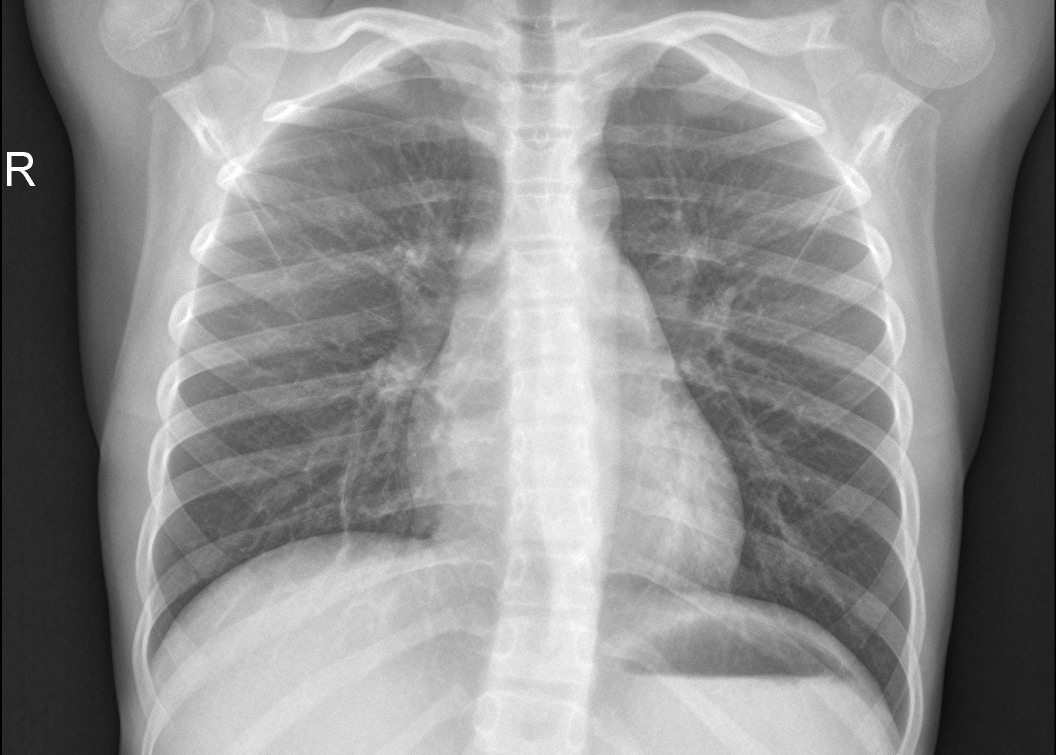
#> input picture chest_xray/test/NORMAL/IM-0003-0001.jpeg, 2111 x 1509 px (shown at 1/2 size)
$ python -i unet_segmentation.py   (imports and definitions only)   (older library calls are emulated)
#> lines starting #> are read from the running program, lines starting #| are printed output that depends on the picture; after the words box and inside, x2 and y2 are one past the last pixel; in counts of white or black regions, pixels touching at a corner belong together
#> further down, picture is the input picture: shape (1509, 2111, 3); min 0, max 255, mean 142.4
import os
import numpy as np
import tensorflow as tf
from tensorflow.keras.models import Model
from tensorflow.keras.layers import (
    Input, Conv2D, MaxPooling2D, UpSampling2D, Concatenate,
    BatchNormalization, Dropout, Activation
)
from tensorflow.keras.optimizers import Adam
from tensorflow.keras.callbacks import ModelCheckpoint, EarlyStopping, ReduceLROnPlateau
import cv2
import matplotlib.pyplot as plt
from sklearn.model_selection import train_test_split
import logging
from typing import Optional, Tuple, List, Dict, Any

# Import validation utilities
from validation_utils import (
    validate_input_shape, validate_learning_rate, validate_batch_size,
    validate_directory_exists, validate_image_file, safe_load_image,
    validate_model_save_path, ValidationError, FileValidationError,
    ModelValidationError, ImageValidationError, logger
)

class LungSegmentationUNet:
    # [345 lines left out: functions __init__, conv_block, encoder_block, decoder_block, build_unet, compile_model and 3 more, not called in this run]


class LungMaskGenerator:
    """Generate lung masks from chest X-rays using image processing techniques"""

    @staticmethod
    def create_lung_mask(image):
        """
        Create a basic lung mask using image processing techniques
        This is a simplified version - in practice, you'd want manually annotated masks
        """
        # Convert to grayscale if needed
        if len(image.shape) == 3:
            gray = cv2.cvtColor(image, cv2.COLOR_RGB2GRAY)
        else:
            gray = image.copy()

        # Normalize
        gray = cv2.normalize(gray, None, 0, 255, cv2.NORM_MINMAX, dtype=cv2.CV_8U)

        # Apply Gaussian blur
        blurred = cv2.GaussianBlur(gray, (5, 5), 0)

        # Threshold to create binary image
        _, thresh = cv2.threshold(blurred, 0, 255, cv2.THRESH_BINARY + cv2.THRESH_OTSU)
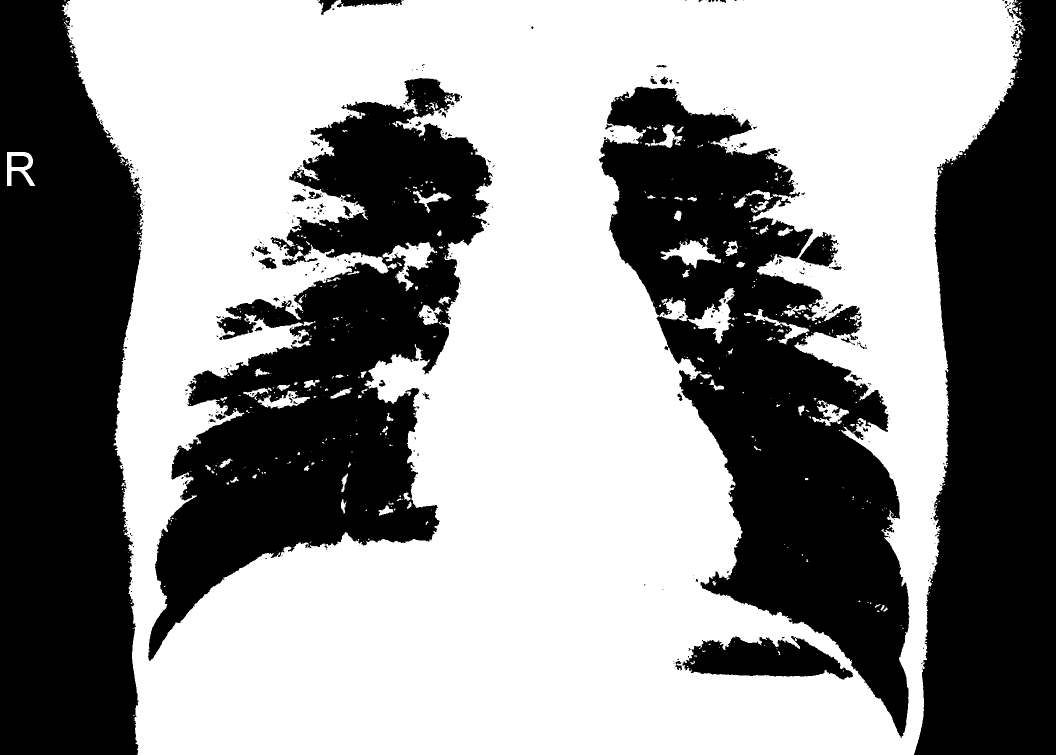
#> thresh: shape (1509, 2111) (shown at 1/2 size); 56.9% white; 398 black regions (321 under 20 px), largest, box (x1, y1, x2, y2) and area: (0, 0, 286, 1509) 361892, (1198, 173, 1819, 1476) 336434, (296, 156, 985, 1322) 325098

        # Morphological operations to clean up
        kernel = cv2.getStructuringElement(cv2.MORPH_ELLIPSE, (10, 10))
        thresh = cv2.morphologyEx(thresh, cv2.MORPH_CLOSE, kernel)
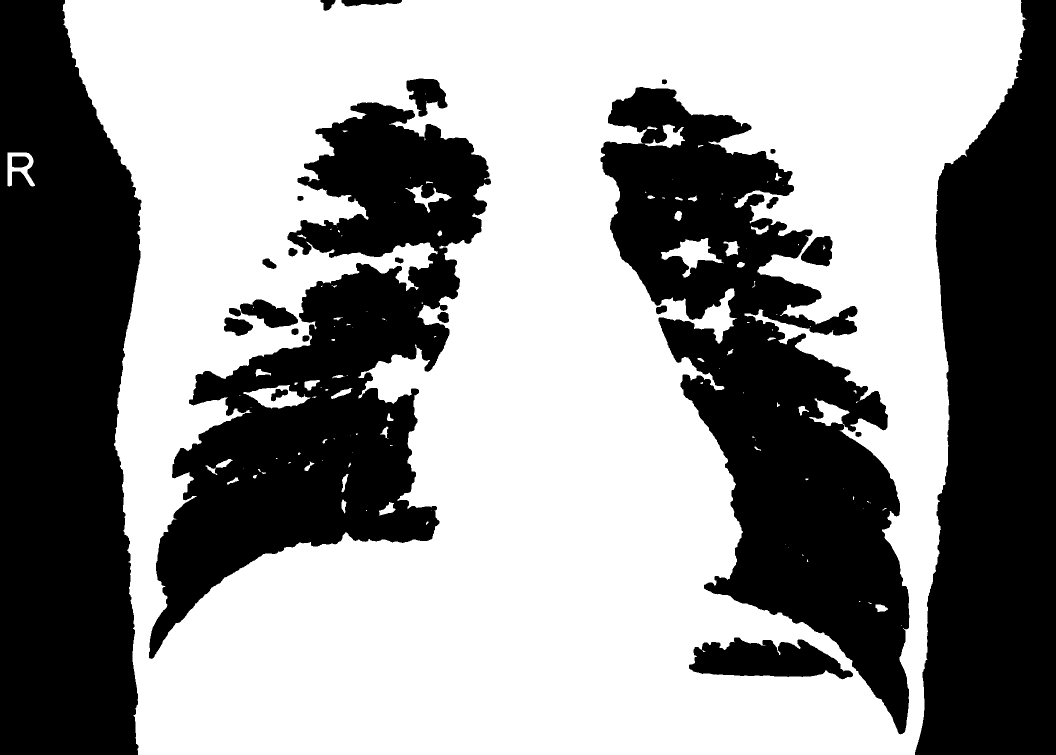
#> thresh: shape (1509, 2111) (shown at 1/2 size); 58% white; 26 black regions, largest, box (x1, y1, x2, y2) and area: (0, 0, 283, 1509) 360540, (1201, 174, 1819, 1469) 326572, (1830, 0, 2111, 1509) 314419
        thresh = cv2.morphologyEx(thresh, cv2.MORPH_OPEN, kernel)
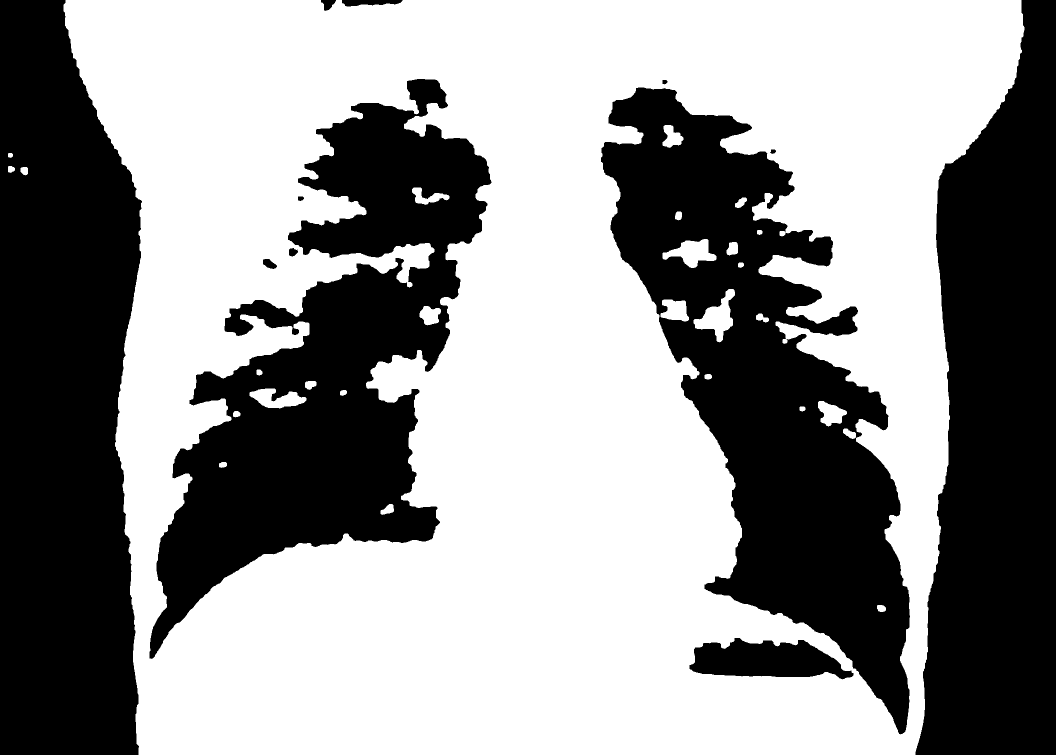
#> thresh: shape (1509, 2111) (shown at 1/2 size); 57.6% white; 12 black regions

        # Find largest contours (lungs)
        contours, _ = cv2.findContours(thresh, cv2.RETR_EXTERNAL, cv2.CHAIN_APPROX_SIMPLE)
#> contours = 4 contours; box (x1, y1, x2, y2) and area: (127, 0, 2049, 1509) 2503057, (41, 334, 56, 351) 185, (16, 332, 30, 346) 132, (16, 306, 26, 316) 68

        # Create mask
        mask = np.zeros_like(gray)

        # Keep only the largest contours (lungs)
        if contours:
            # Sort contours by area and keep the largest ones
            contours = sorted(contours, key=cv2.contourArea, reverse=True)

            # Draw the largest contours (typically the two lungs)
            for i, contour in enumerate(contours[:2]):  # Top 2 largest
                if cv2.contourArea(contour) > 1000:  # Filter small noise
                    cv2.fillPoly(mask, [contour], 255)
#> this loop made 2 passes
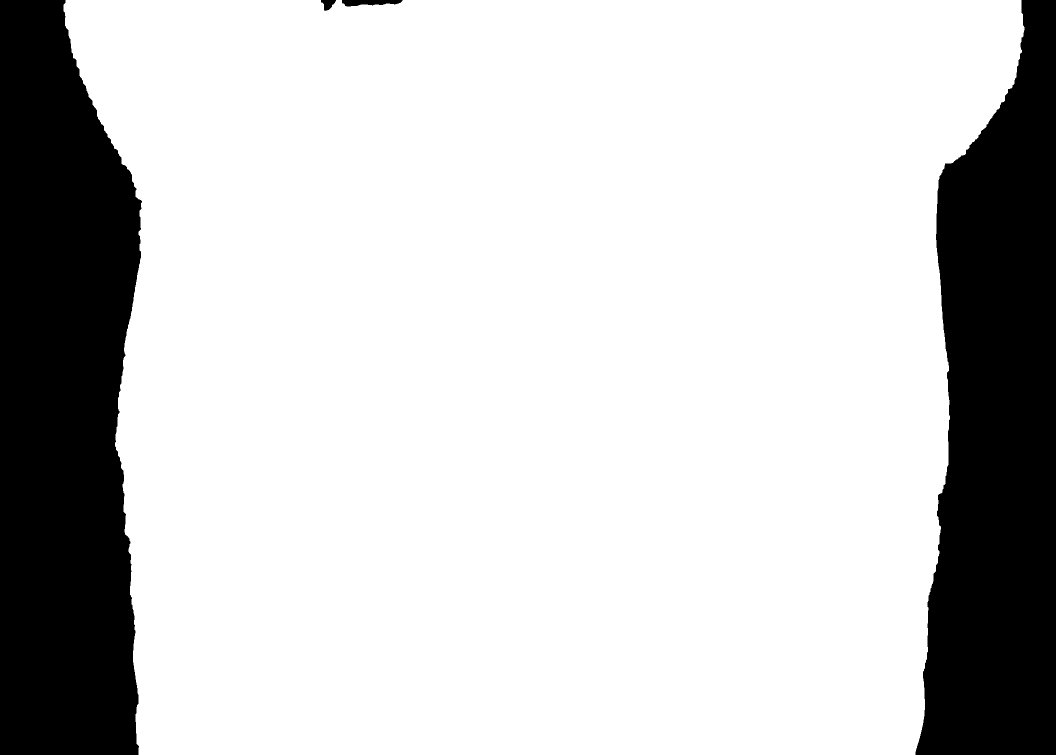
#> mask: shape (1509, 2111) (shown at 1/2 size); 78.7% white; 4 black regions, box (x1, y1, x2, y2) and area: (0, 0, 284, 1509) 364269, (1831, 0, 2111, 1509) 313356, (684, 0, 805, 13) 1127, (642, 0, 672, 22) 398

        # Normalize to [0, 1]
        mask = mask / 255.0

        return mask


# [130 lines left out: functions create_lung_masks_for_dataset, main, not called in this run]


# [2 lines not run here, left out]

>>> import cv2
>>> picture = cv2.cvtColor(cv2.imread('chest_xray/test/NORMAL/IM-0003-0001.jpeg'), cv2.COLOR_BGR2RGB)
>>> result = LungMaskGenerator().create_lung_mask(picture)

$ run again, on chest_xray/test/PNEUMONIA/person101_bacteria_484.jpeg
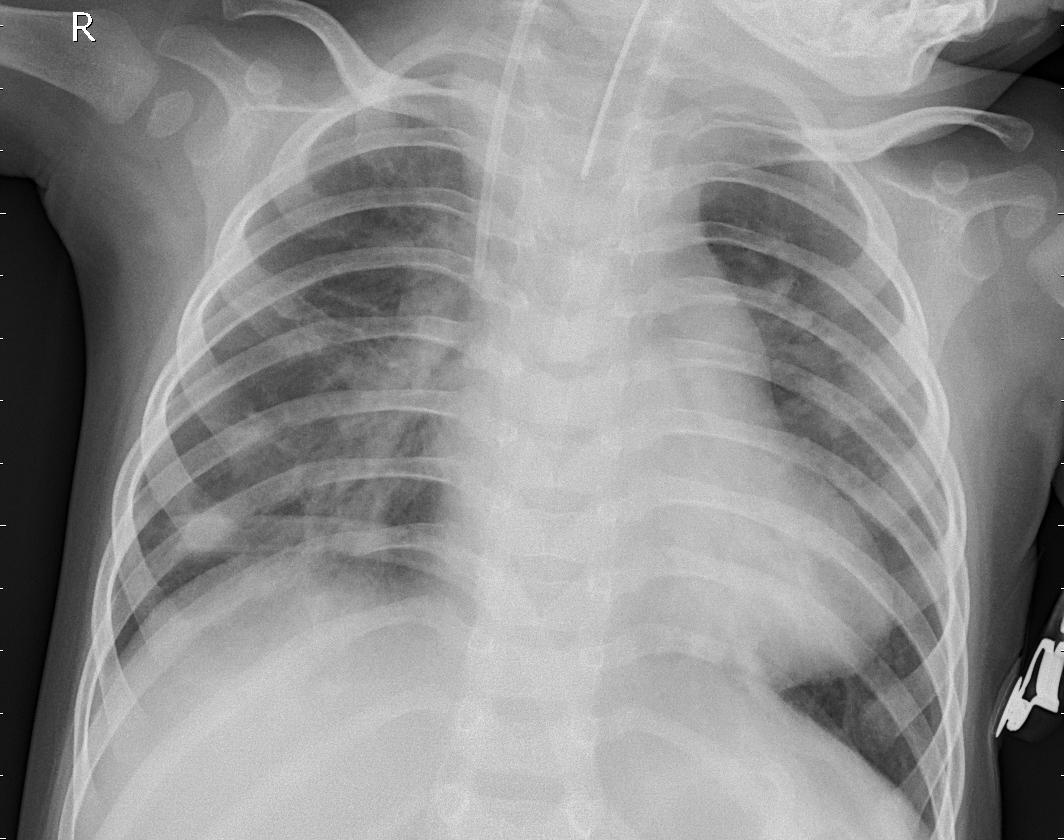
#> input picture chest_xray/test/PNEUMONIA/person101_bacteria_484.jpeg, 1064 x 840 px
#> picture is the input picture: shape (840, 1064, 3); min 0, max 255, mean 142.6
#> in create_lung_mask, `thresh = cv2.morphologyEx(thresh, cv2.MORPH_OPEN, kernel)`:
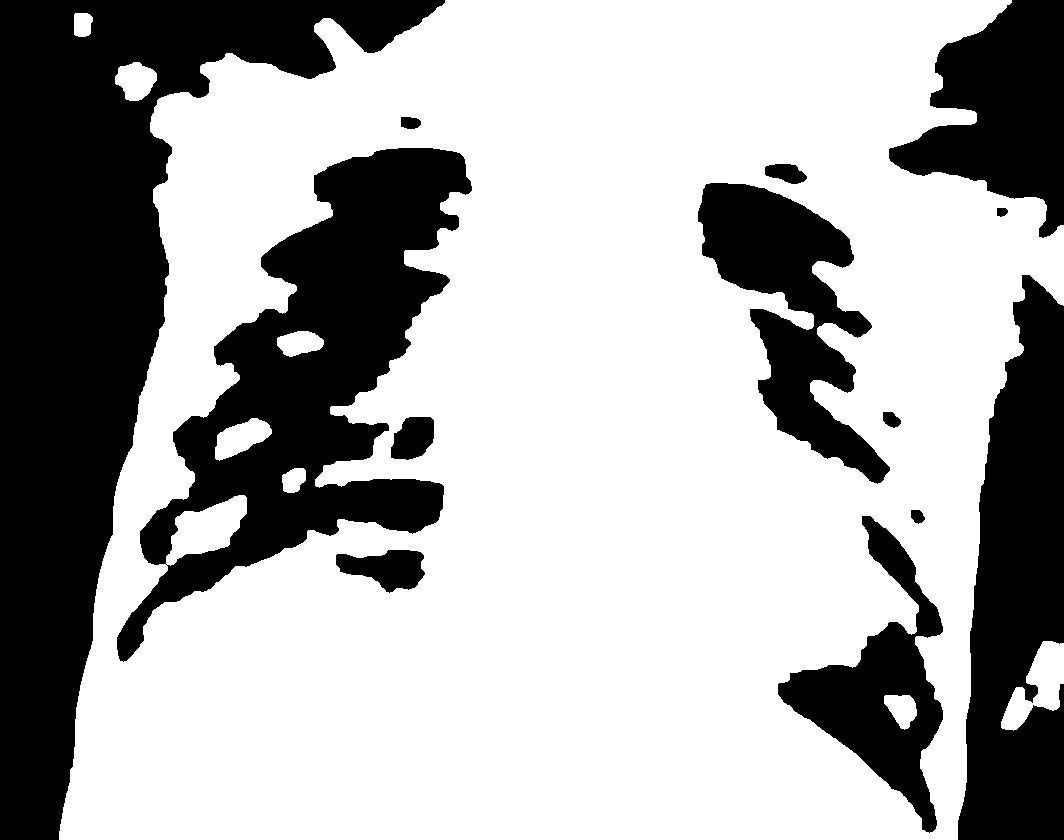
#> thresh: shape (840, 1064); 66.6% white; 13 black regions
#> contours = 4 contours; box (x1, y1, x2, y2) and area: (59, 0, 1064, 840) 701852, (1001, 641, 1064, 731) 2600, (115, 62, 157, 101) 1090, (74, 13, 93, 37) 366
#> the loop in create_lung_mask, `for i, contour in enumerate(contours[:2]):` made 2 passes
#> after the loop in create_lung_mask, `for i, contour in enumerate(contours[:2]):`:
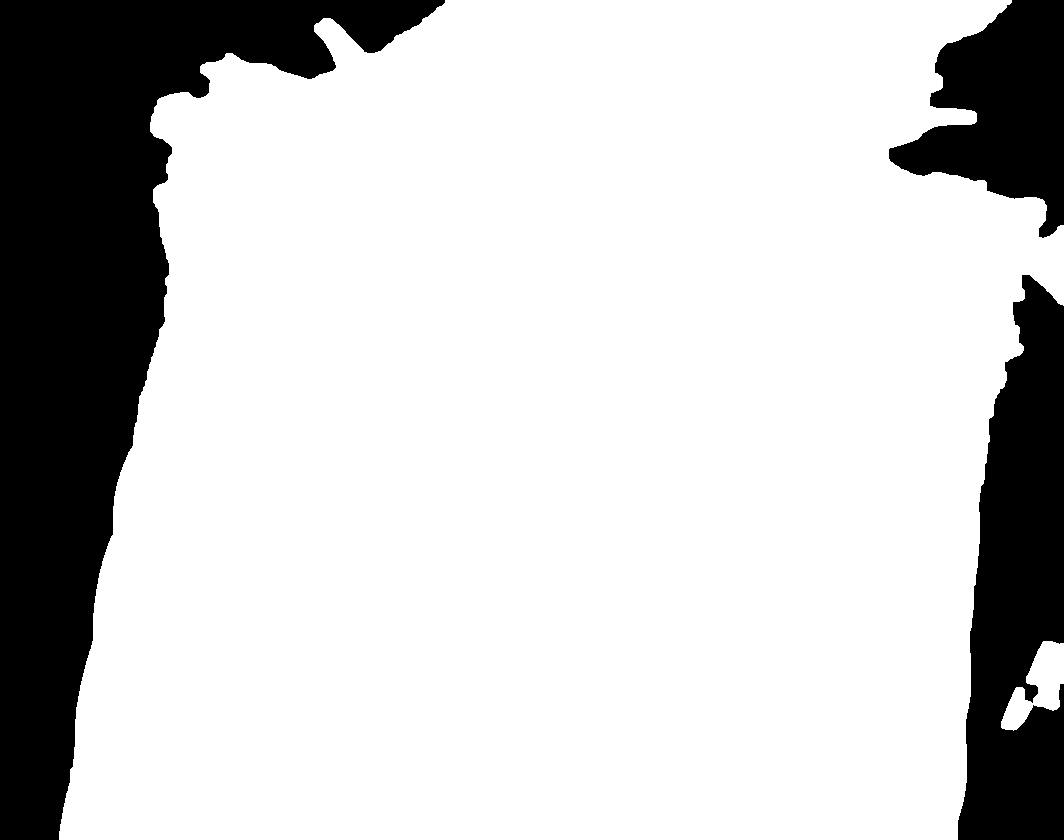
#> mask: shape (840, 1064); 79.1% white; 3 black regions, box (x1, y1, x2, y2) and area: (0, 0, 445, 840) 121652, (958, 275, 1064, 840) 42335, (889, 0, 1064, 238) 23251
